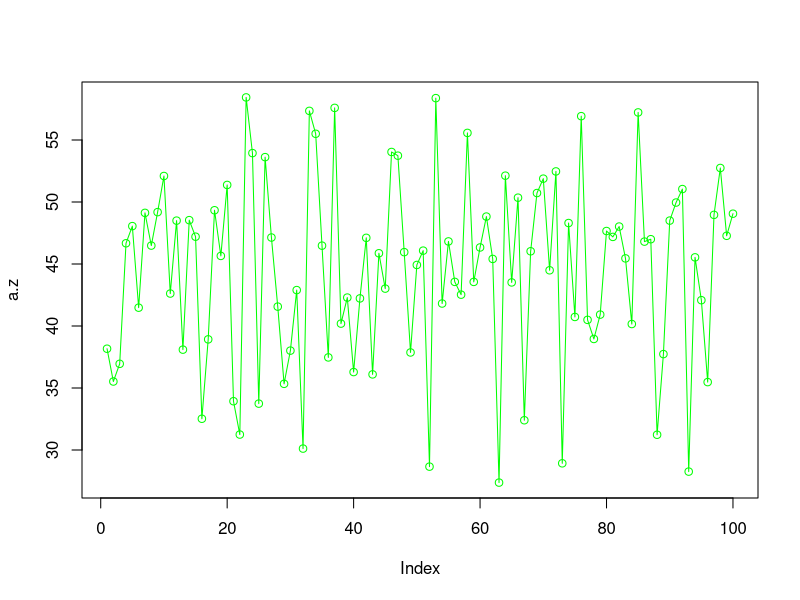

R code for this plot:
#Nomor 6a
a <- rnorm(100, mean = 50, sd = 8)
mean = mean(a)
sd = sd(a)
a.z <- (a - mean / sd)
plot(a.z, type="o", col="green")

#Nomor 6b
